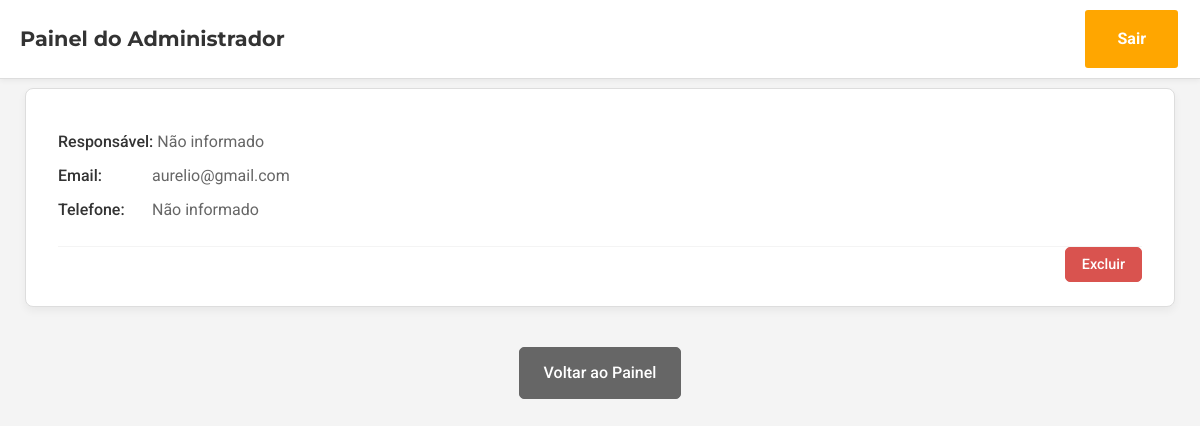
The page /admin/parceiros (signed in) on the database as committed earlier.
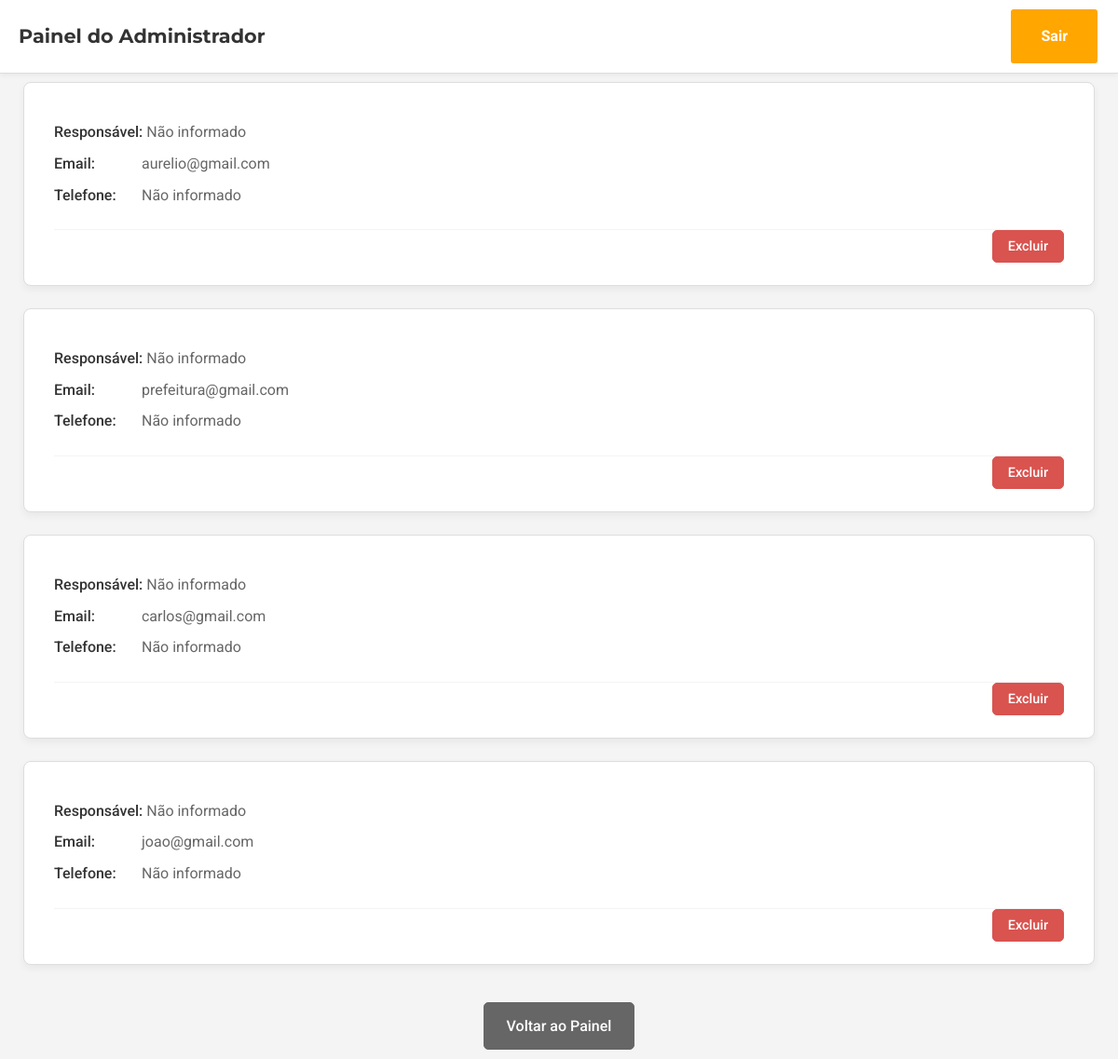
The same page on the database as committed later.
### ES/models.py (models this page shows, shortened)
class Partner(db.Model):
    id = db.Column(db.Integer, primary_key=True)
    org_name = db.Column(db.String(150), nullable=False)
    cnpj = db.Column(db.String(20), unique=True, nullable=True)
    responsible_name = db.Column(db.String(100), nullable=False)
    email = db.Column(db.String(100), unique=True, nullable=False)
    senha = db.Column(db.String(256), nullable=False)

### ES/routes/routes_admin.py (the view)
@dp.route('/admin/parceiros')
@admin_required
def admin_parceiros():
    parceiros = Partner.query.all()
    return render_template('admin_parceiros.html',
                           title='Gestão de Parceiros',
                           parceiros=parceiros)

### ES/routes/routes_admin.py (called while the page is built)
def admin_required(f):
    @wraps(f)
    def decorated_function(*args, **kwargs):
        if 'user_id' not in session:
            flash('Acesso negado. Por favor, faça o login como admin', 'danger')
            return redirect(url_for('main.login_cadastro'))
        user = User.query.get(session['user_id'])
        if not user.is_admin:
            flash('Você não tem permissão para acessar esta pagina.', 'danger')
            return redirect(url_for('main.homepage'))
        return f(*args, **kwargs)
    return decorated_function

### ES/templates/admin_parceiros.html (shortened to what this page needs)
<!DOCTYPE html>
<html lang="pt-BR">
<head>
    <link rel="stylesheet" href="{{ url_for('static', filename='css/base.css') }}">
    <link rel="stylesheet" href="{{ url_for('static', filename='css/admin_parceiros.css') }}">
</head>
<body data-logged-in="True">
    <header class="header">
        <nav class="container navbar">
            <a href="{{ url_for('main.admin_page') }}" class="logo">Painel do Administrador</a>
            <div>
                <a href="{{ url_for('main.logout') }}" class="btn btn-primary">Sair</a>
            </div>
        </nav>
    </header>
    <main class="container">
        <h1 class="section-title">Gestão de Organizações Parceiras</h1>
        {% if parceiros %}
            <ul class="partner-list">
                {% for parceiro in parceiros %}
                <li class="partner-card">
                    <p><strong>Responsável:</strong> {{ parceiro.responsavel or 'Não informado' }}</p>
                    <p><strong>Email:</strong> {{ parceiro.email or 'Não informado' }}</p>
                    <p><strong>Telefone:</strong> {{ parceiro.telefone or 'Não informado' }}</p>
                    <div class="partner-card-footer">
                        <form action="{{ url_for('main.excluir_parceiro', partner_id=parceiro.id) }}" method="POST" onsubmit="return confirm('Tem certeza que deseja excluir esta organização? Esta ação não pode ser desfeita.');">
                            <button type="submit" class="btn btn-danger">Excluir</button>
                        </form>
                    </div>
                </li>
                {% endfor %}
            </ul>
        {% else %}
            <p class="no-partners-message">Não há nenhuma organização parceira cadastrada.</p>
        {% endif %}
        <div class="back-link-container">
            <a href="{{ url_for('main.admin_page') }}" class="btn btn-secondary">Voltar ao Painel</a>
        </div>
    </main>
</body>
</html>

### ES/static/css/base.css (style rules this page uses)
:root { --cor-primaria: #253594; --cor-secundaria: #d9534f; --cor-sucesso: #4cae4c; --cor-fundo: #ffffff; --cor-fundo-secundario: #f4f4f4; --cor-texto: #333333; --cor-texto-claro: #ffffff; --cor-borda: #e0e0e0; --cor-botao: #f7b910; --cor-botao: #ffa600; --fonte-principal: "Roboto", sans-serif; --fonte-secundaria: "Montserrat", sans-serif; --texto-xs: 0.75rem; --texto-sm: 0.875rem; --texto-base: 1rem; --texto-lg: 1.400rem; --texto-xl: 1.5rem; --texto-2xl: 2rem; --esp-1: 0.25rem; --esp-2: 0.5rem; --esp-3: 1rem; --esp-4: 1.5rem; --esp-5: 2rem; --esp-6: 3rem; --raio-borda: 5px; --sombra-padrao: 0 4px 12px rgba(0, 0, 0, 0.08); --largura-maxima: 1200px; }
*, *::before, *::after { box-sizing: border-box; margin: 0; padding: 0; }
html { scroll-behavior: smooth; -webkit-font-smoothing: antialiased; -moz-osx-font-smoothing: grayscale; }
body { min-height: 100vh; display: flex; flex-direction: column; font-family: var(--fonte-principal); font-size: var(--texto-base); color: var(--cor-texto); background-color: var(--cor-fundo); line-height: 1.6; }
ul, ol { list-style: none; }
a { text-decoration: none; color: var(--cor-primaria); }
h1, h2, h3, h4, h5, h6 { font-family: var(--fonte-secundaria); font-weight: 700; line-height: 1.2; margin-bottom: var(--esp-3); }
h1 { font-size: var(--texto-2xl); }
.btn { display: inline-block; padding: var(--esp-3) var(--esp-5); font-family: var(--fonte-principal); font-weight: 700; border-radius: var(--raio-borda); text-decoration: none; transition: all 0.3s ease; border: 2px solid transparent; cursor: pointer; text-align: center; }
.btn-primary { background-color: var(--cor-botao); color: var(--cor-texto-claro); border-color: var(--cor-botao-hover); }
.btn-secondary { background-color: transparent; color: var(--cor-texto); border-color: var(--cor-borda); }

### ES/static/css/admin_parceiros.css (style rules this page uses)
:root { --primary-color: #0056b3; --text-color: #333; --text-color-light: #666; --light-gray: #f4f4f4; --border-color: #ddd; --white: #ffffff; --danger-color: #d9534f; --danger-color-dark: #c9302c; --success-color: #5cb85c; }
body { background-color: var(--light-gray); }
.header { background-color: var(--white); border-bottom: 1px solid var(--border-color); padding: 0.5rem 0; position: fixed; top: 0; left: 0; width: 100%; z-index: 100; box-shadow: 0 2px 5px rgba(0,0,0,0.05); }
.navbar { display: flex; justify-content: space-between; align-items: center; padding: 0 20px; }
.logo { font-family: 'Montserrat', sans-serif; font-size: 1.3rem; font-weight: 700; color: var(--primary-color-dark); text-decoration: none; }
main.container { padding-top: 100px; padding-bottom: 40px; padding: 10px 25px; }
.section-title { font-family: 'Montserrat', sans-serif; font-size: 2rem; font-weight: 700; color: var(--text-color); text-align: center; margin-bottom: 2.5rem; }
.partner-list { list-style: none; padding: 0; margin: 0; display: flex; flex-direction: column; gap: 1.5rem; }
.partner-card { background-color: var(--white); border: 1px solid var(--border-color); border-radius: 8px; padding: 1.5rem 2rem; box-shadow: 0 4px 8px rgba(0,0,0,0.05); }
.partner-card p { font-family: 'Roboto', sans-serif; font-size: 1rem; color: var(--text-color-light); margin: 0.5rem 0; line-height: 1.6; }
.partner-card p strong { color: var(--text-color); font-weight: 500; min-width: 90px; display: inline-block; }
.partner-card-footer { margin-top: 1.5rem; border-top: 1px solid var(--light-gray); text-align: right; }
.btn-danger { background-color: var(--danger-color); color: var(--white); border: 1px solid var(--danger-color); padding: 0.5rem 1rem; font-size: 0.9rem; font-weight: 500; border-radius: 5px; cursor: pointer; transition: background-color 0.3s ease; }
.back-link-container { text-align: center; margin-top: 2.5rem; }
.btn-secondary { display: inline-block; font-family: 'Roboto', sans-serif; font-weight: 500; text-decoration: none; padding: 0.75rem 1.5rem; border-radius: 5px; transition: all 0.3s ease; cursor: pointer; background-color: var(--text-color-light); color: var(--white); border: 1px solid var(--text-color-light); }

Rows that differ between the two databases and show on the page:
added Partner: responsavel "Não informado", email "prefeitura@gmail.com", telefone "Não informado"
added Partner: responsavel "Não informado", email "carlos@gmail.com", telefone "Não informado"
added Partner: responsavel "Não informado", email "joao@gmail.com", telefone "Não informado"
